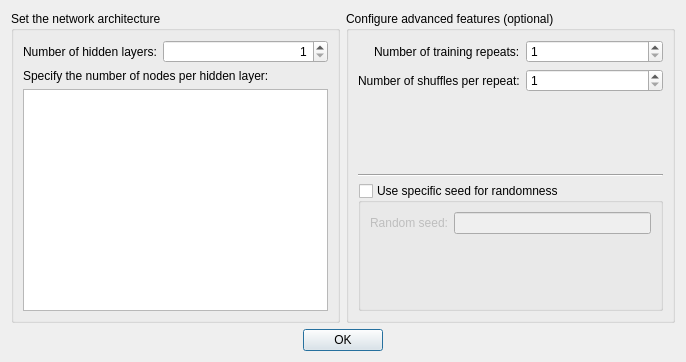
<?xml version="1.0" encoding="UTF-8"?>
<ui version="4.0">
 <class>configANNDialog</class>
 <widget class="QDialog" name="configANNDialog">
  <property name="geometry">
   <rect>
    <x>0</x>
    <y>0</y>
    <width>686</width>
    <height>362</height>
   </rect>
  </property>
  <property name="windowTitle">
   <string>Aritificial Neural Net - Configuration</string>
  </property>
  <layout class="QVBoxLayout" name="verticalLayout_3">
   <item>
    <layout class="QHBoxLayout" name="layoutMain">
     <item>
      <widget class="QGroupBox" name="groupBoxArch">
       <property name="title">
        <string>Set the network architecture</string>
       </property>
       <layout class="QVBoxLayout" name="layoutGrpArch">
        <item>
         <layout class="QFormLayout" name="layoutNumLayers">
          <property name="labelAlignment">
           <set>Qt::AlignRight|Qt::AlignTrailing|Qt::AlignVCenter</set>
          </property>
          <item row="0" column="0">
           <widget class="QLabel" name="labelNumLayers">
            <property name="text">
             <string>Number of hidden layers:</string>
            </property>
           </widget>
          </item>
          <item row="0" column="1">
           <widget class="QSpinBox" name="fieldNumLayers">
            <property name="alignment">
             <set>Qt::AlignRight|Qt::AlignTrailing|Qt::AlignVCenter</set>
            </property>
            <property name="buttonSymbols">
             <enum>QAbstractSpinBox::UpDownArrows</enum>
            </property>
            <property name="minimum">
             <number>1</number>
            </property>
            <property name="maximum">
             <number>10</number>
            </property>
           </widget>
          </item>
         </layout>
        </item>
        <item>
         <layout class="QVBoxLayout" name="layoutArchTable">
          <item>
           <widget class="QLabel" name="labelArchTable">
            <property name="text">
             <string>Specify the number of nodes per hidden layer:</string>
            </property>
           </widget>
          </item>
          <item>
           <widget class="QTableView" name="tableArchTable"/>
          </item>
         </layout>
        </item>
       </layout>
      </widget>
     </item>
     <item>
      <widget class="QGroupBox" name="groupBoxAdvanced">
       <property name="title">
        <string>Configure advanced features (optional)</string>
       </property>
       <layout class="QVBoxLayout" name="layoutGrpAdvanced">
        <item>
         <layout class="QFormLayout" name="layoutRepeats">
          <property name="labelAlignment">
           <set>Qt::AlignRight|Qt::AlignTrailing|Qt::AlignVCenter</set>
          </property>
          <item row="0" column="0">
           <widget class="QLabel" name="labelOptionRepeats">
            <property name="text">
             <string>Number of training repeats:</string>
            </property>
           </widget>
          </item>
          <item row="0" column="1">
           <widget class="QSpinBox" name="fieldOptionRepeats">
            <property name="minimum">
             <number>1</number>
            </property>
           </widget>
          </item>
          <item row="1" column="0">
           <widget class="QLabel" name="labelOptionShuffles">
            <property name="text">
             <string>Number of shuffles per repeat:</string>
            </property>
           </widget>
          </item>
          <item row="1" column="1">
           <widget class="QSpinBox" name="fieldOptionShuffles">
            <property name="minimum">
             <number>1</number>
            </property>
           </widget>
          </item>
         </layout>
        </item>
        <item>
         <widget class="Line" name="separatorSeed">
          <property name="orientation">
           <enum>Qt::Horizontal</enum>
          </property>
         </widget>
        </item>
        <item>
         <widget class="QGroupBox" name="groupBoxSeed">
          <property name="title">
           <string>Use specific seed for randomness</string>
          </property>
          <property name="checkable">
           <bool>true</bool>
          </property>
          <property name="checked">
           <bool>false</bool>
          </property>
          <layout class="QFormLayout" name="layoutGrpSeed">
           <item row="0" column="0">
            <widget class="QLabel" name="labelSeed">
             <property name="text">
              <string>Random seed:</string>
             </property>
            </widget>
           </item>
           <item row="0" column="1">
            <widget class="QLineEdit" name="fieldSeed"/>
           </item>
          </layout>
         </widget>
        </item>
       </layout>
      </widget>
     </item>
    </layout>
   </item>
   <item>
    <widget class="QDialogButtonBox" name="btnDialogBox">
     <property name="orientation">
      <enum>Qt::Horizontal</enum>
     </property>
     <property name="standardButtons">
      <set>QDialogButtonBox::Ok</set>
     </property>
     <property name="centerButtons">
      <bool>true</bool>
     </property>
    </widget>
   </item>
  </layout>
 </widget>
 <resources/>
 <connections>
  <connection>
   <sender>btnDialogBox</sender>
   <signal>accepted()</signal>
   <receiver>configANNDialog</receiver>
   <slot>accept()</slot>
   <hints>
    <hint type="sourcelabel">
     <x>248</x>
     <y>254</y>
    </hint>
    <hint type="destinationlabel">
     <x>157</x>
     <y>274</y>
    </hint>
   </hints>
  </connection>
  <connection>
   <sender>btnDialogBox</sender>
   <signal>rejected()</signal>
   <receiver>configANNDialog</receiver>
   <slot>reject()</slot>
   <hints>
    <hint type="sourcelabel">
     <x>316</x>
     <y>260</y>
    </hint>
    <hint type="destinationlabel">
     <x>286</x>
     <y>274</y>
    </hint>
   </hints>
  </connection>
 </connections>
</ui>
